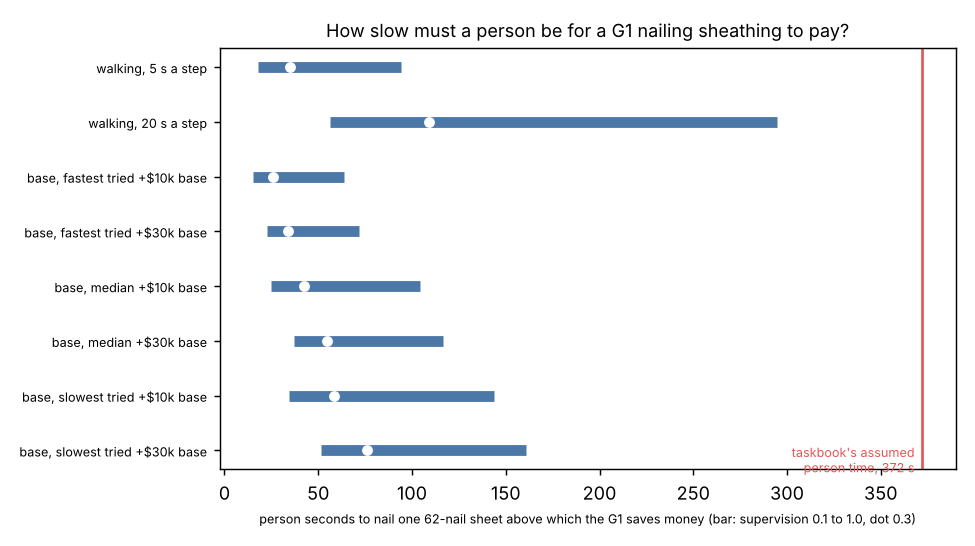

Python code for this plot:
"""Draw figure.png from results.json: break-even person time per sheet against robot configuration, supervision 0.1 to 1.0."""
import json
from pathlib import Path

import matplotlib
matplotlib.use("Agg")
import matplotlib.pyplot as plt  # noqa: E402

HERE = Path(__file__).resolve().parent


def main():
    r = json.loads((HERE / "results.json").read_text())
    rows = r["grid"]
    fig, ax = plt.subplots(figsize=(7.5, 4.2))
    for i, g in enumerate(rows):
        b = g["breakeven_s"]
        ax.plot([b["0.1"], b["1.0"]], [i, i], lw=6, color="#4c78a8", solid_capstyle="butt")
        ax.plot([b["0.3"]], [i], "o", color="white", ms=5)
    ax.axvline(r["hand_taskbook_s"], color="#e45756", lw=1.5)
    ax.text(r["hand_taskbook_s"] - 4, len(rows) - 0.6, "taskbook's assumed\nperson time, 372 s", color="#e45756", fontsize=7, ha="right")
    ax.set_yticks(range(len(rows)))
    ax.set_yticklabels([f"{g['config']}" + (f" +${g['base']//1000}k base" if g["base"] else "") for g in rows], fontsize=7)
    ax.invert_yaxis()
    ax.set_xlabel("person seconds to nail one 62-nail sheet above which the G1 saves money (bar: supervision 0.1 to 1.0, dot 0.3)", fontsize=7)
    ax.set_title("How slow must a person be for a G1 nailing sheathing to pay?", fontsize=10)
    fig.tight_layout()
    fig.savefig(HERE / "figure.png", dpi=130)


main()
